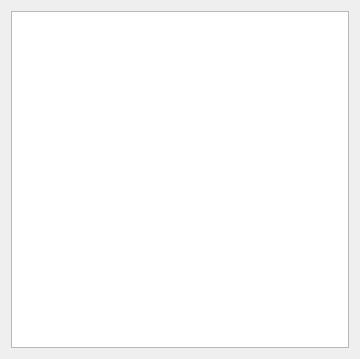
<?xml version="1.0" encoding="UTF-8"?>
<ui version="4.0">
 <class>Form</class>
 <widget class="QWidget" name="Form">
  <property name="geometry">
   <rect>
    <x>0</x>
    <y>0</y>
    <width>360</width>
    <height>359</height>
   </rect>
  </property>
  <property name="windowTitle">
   <string>Выбор шаблона</string>
  </property>
  <layout class="QVBoxLayout" name="verticalLayout">
   <item>
    <widget class="QListWidget" name="listWidget"/>
   </item>
  </layout>
 </widget>
 <resources/>
 <connections/>
</ui>
